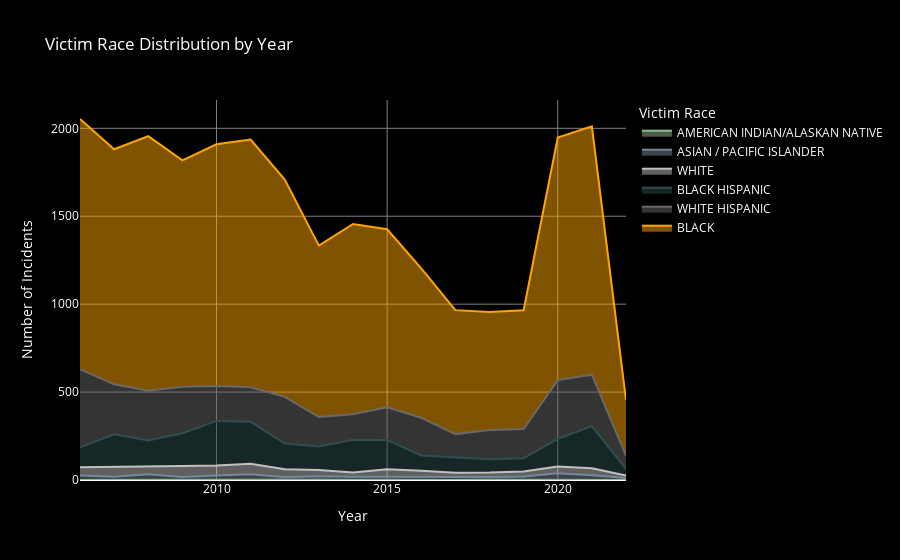

The notebook cell saved with this chart:
### Code cell
discrete_colorscale = [
    'rgb(143,188,143)',  # Sea green
    'rgb(119,136,153)',  # Light slate gray
    'rgb(192,192,192)',  # Silver
    'rgb(47,79,79)',     # Dark slate gray
    'rgb(105,105,105)',  # Dim gray
    'rgb(255,165,0)'     # Orange for emphasis
]

# Replace 'nan' and any other identifier for unknown data with 'UNKNOWN'
cleaned_data['VIC_RACE'] = cleaned_data['VIC_RACE'].fillna('UNKNOWN').replace(['', ' ', 'N/A'], 'UNKNOWN')

# Group by year and victim race, count the occurrences
vic_race_yearly = cleaned_data.groupby(['YEAR', 'VIC_RACE']).size().unstack(fill_value=0)

# Combine 'UNKNOWN' and any other nan categories into one
vic_race_yearly['UNKNOWN'] = vic_race_yearly.get('UNKNOWN', 0) + vic_race_yearly.get('', 0)


# Calculate total incidents per year
total_incidents_per_year = vic_race_yearly.sum(axis=1)

# Calculate percentages
percentages = vic_race_yearly.divide(total_incidents_per_year, axis=0) * 100

# Assuming 'vic_race_yearly' and 'percentages' are already calculated as per your previous code

# Reset the index to turn 'YEAR' into a column and prepare data for plotting
vic_race_yearly_reset = vic_race_yearly.reset_index()
percentages_reset = percentages.reset_index()
percentages_reset = percentages_reset.round(0)

# Melt the data to long format, which Plotly can use to plot stacked area charts
vic_race_yearly_melted = vic_race_yearly_reset.melt(id_vars='YEAR', var_name='Victim Race', value_name='Number of Incidents')
percentages_melted = percentages_reset.melt(id_vars='YEAR', var_name='Victim Race', value_name='Percentage')

# Merge the counts and percentages into a single DataFrame
area_chart_data = vic_race_yearly_melted.merge(percentages_melted, on=['YEAR', 'Victim Race'])
# Filter out 'UNKNOWN' from visualization, not from calculation
area_chart_data = area_chart_data[area_chart_data['Victim Race'] != 'UNKNOWN']
area_chart_data.sort_values(by=['YEAR', 'Percentage'], inplace=True)


# Create a stacked area chart with hover data showing percentages
# Assuming you know the races involved or you extract them from the DataFrame
races = area_chart_data['Victim Race'].unique()
color_map = {race: color for race, color in zip(races, discrete_colorscale)}

# Apply the discrete color palette to the area chart
fig_area = px.area(area_chart_data, x='YEAR', y='Number of Incidents', color='Victim Race',
                   title="Victim Race Distribution by Year",
                   labels={'YEAR': 'Year', 'Number of Incidents': 'Number of Incidents', 'Victim Race': 'Victim Race'},
                   hover_data={'Number of Incidents': True, 'Percentage': True},
                   color_discrete_map=color_map)  # Using the color mapping

# Update layout
fig_area.update_layout(
    xaxis=dict(
        title='Year',
        gridcolor='gray',
    ),
    yaxis=dict(
        title='Number of Incidents',
        gridcolor='gray',
    ),
    legend_title_text='Victim Race',
    plot_bgcolor='black',  # Set the plotting area background to black
    paper_bgcolor='black',  # Set the entire chart background to black
    font=dict(
        color='white'  # Ensure all default text (like legend, annotations) is white
    )
)

fig_area.show()
pio.write_html(fig, file='victim_race_distribution.html', auto_open=False)

### Figure 1 — Plotly figure (JSON) as saved in the notebook; plotly's stock layout.template omitted (floating-point values rounded to 4 significant figures)
{"data": [{"customdata": [[0], [0], [0], [0], [0], [0], [0], [0], [0], [0], [0], [0], [0], [0], [0], [0], [0]], "fillpattern": {"shape": ""}, "hovertemplate": "Victim Race=AMERICAN INDIAN/ALASKAN NATIVE<br>Year=%{x}<br>Number of Incidents=%{y}<br>Percentage=%{customdata[0]}<extra></extra>", "legendgroup": "AMERICAN INDIAN/ALASKAN NATIVE", "line": {"color": "rgb(143,188,143)"}, "marker": {"symbol": "circle"}, "mode": "lines", "name": "AMERICAN INDIAN/ALASKAN NATIVE", "orientation": "v", "showlegend": true, "stackgroup": "1", "type": "scatter", "x": [2006, 2007, 2008, 2009, 2010, 2011, 2012, 2013, 2014, 2015, 2016, 2017, 2018, 2019, 2020, 2021, 2022], "xaxis": "x", "y": [0, 1, 0, 2, 1, 2, 1, 0, 0, 0, 1, 0, 1, 0, 0, 0, 0], "yaxis": "y"}, {"customdata": [[1], [1], [2], [1], [1], [2], [1], [2], [1], [1], [1], [2], [2], [2], [2], [1], [3]], "fillpattern": {"shape": ""}, "hovertemplate": "Victim Race=ASIAN / PACIFIC ISLANDER<br>Year=%{x}<br>Number of Incidents=%{y}<br>Percentage=%{customdata[0]}<extra></extra>", "legendgroup": "ASIAN / PACIFIC ISLANDER", "line": {"color": "rgb(119,136,153)"}, "marker": {"symbol": "circle"}, "mode": "lines", "name": "ASIAN / PACIFIC ISLANDER", "orientation": "v", "showlegend": true, "stackgroup": "1", "type": "scatter", "x": [2006, 2007, 2008, 2009, 2010, 2011, 2012, 2013, 2014, 2015, 2016, 2017, 2018, 2019, 2020, 2021, 2022], "xaxis": "x", "y": [26, 18, 32, 15, 25, 30, 14, 22, 19, 19, 14, 19, 16, 20, 38, 27, 12], "yaxis": "y"}, {"customdata": [[2], [3], [2], [3], [3], [3], [3], [3], [2], [3], [3], [2], [3], [3], [2], [2], [3]], "fillpattern": {"shape": ""}, "hovertemplate": "Victim Race=WHITE<br>Year=%{x}<br>Number of Incidents=%{y}<br>Percentage=%{customdata[0]}<extra></extra>", "legendgroup": "WHITE", "line": {"color": "rgb(192,192,192)"}, "marker": {"symbol": "circle"}, "mode": "lines", "name": "WHITE", "orientation": "v", "showlegend": true, "stackgroup": "1", "type": "scatter", "x": [2006, 2007, 2008, 2009, 2010, 2011, 2012, 2013, 2014, 2015, 2016, 2017, 2018, 2019, 2020, 2021, 2022], "xaxis": "x", "y": [46, 54, 44, 62, 56, 60, 46, 35, 24, 42, 37, 22, 25, 28, 39, 40, 14], "yaxis": "y"}, {"customdata": [[6], [10], [8], [10], [13], [12], [9], [10], [13], [12], [7], [9], [8], [8], [8], [12], [8]], "fillpattern": {"shape": ""}, "hovertemplate": "Victim Race=BLACK HISPANIC<br>Year=%{x}<br>Number of Incidents=%{y}<br>Percentage=%{customdata[0]}<extra></extra>", "legendgroup": "BLACK HISPANIC", "line": {"color": "rgb(47,79,79)"}, "marker": {"symbol": "circle"}, "mode": "lines", "name": "BLACK HISPANIC", "orientation": "v", "showlegend": true, "stackgroup": "1", "type": "scatter", "x": [2006, 2007, 2008, 2009, 2010, 2011, 2012, 2013, 2014, 2015, 2016, 2017, 2018, 2019, 2020, 2021, 2022], "xaxis": "x", "y": [114, 187, 149, 187, 254, 239, 147, 133, 186, 166, 87, 87, 76, 76, 157, 240, 37], "yaxis": "y"}, {"customdata": [[22], [15], [14], [14], [10], [10], [15], [13], [10], [13], [18], [14], [17], [17], [17], [15], [17]], "fillpattern": {"shape": ""}, "hovertemplate": "Victim Race=WHITE HISPANIC<br>Year=%{x}<br>Number of Incidents=%{y}<br>Percentage=%{customdata[0]}<extra></extra>", "legendgroup": "WHITE HISPANIC", "line": {"color": "rgb(105,105,105)"}, "marker": {"symbol": "circle"}, "mode": "lines", "name": "WHITE HISPANIC", "orientation": "v", "showlegend": true, "stackgroup": "1", "type": "scatter", "x": [2006, 2007, 2008, 2009, 2010, 2011, 2012, 2013, 2014, 2015, 2016, 2017, 2018, 2019, 2020, 2021, 2022], "xaxis": "x", "y": [445, 284, 282, 264, 198, 196, 265, 168, 145, 186, 215, 133, 166, 166, 334, 292, 75], "yaxis": "y"}, {"customdata": [[69], [71], [74], [70], [72], [73], [72], [73], [74], [71], [70], [73], [70], [70], [71], [70], [70]], "fillpattern": {"shape": ""}, "hovertemplate": "Victim Race=BLACK<br>Year=%{x}<br>Number of Incidents=%{y}<br>Percentage=%{customdata[0]}<extra></extra>", "legendgroup": "BLACK", "line": {"color": "rgb(255,165,0)"}, "marker": {"symbol": "circle"}, "mode": "lines", "name": "BLACK", "orientation": "v", "showlegend": true, "stackgroup": "1", "type": "scatter", "x": [2006, 2007, 2008, 2009, 2010, 2011, 2012, 2013, 2014, 2015, 2016, 2017, 2018, 2019, 2020, 2021, 2022], "xaxis": "x", "y": [1422, 1337, 1449, 1288, 1375, 1409, 1235, 975, 1082, 1013, 850, 705, 672, 675, 1380, 1412, 316], "yaxis": "y"}], "layout": {"font": {"color": "white"}, "legend": {"title": {"text": "Victim Race"}, "tracegroupgap": 0}, "paper_bgcolor": "black", "plot_bgcolor": "black", "title": {"text": "Victim Race Distribution by Year"}, "xaxis": {"anchor": "y", "domain": [0, 1], "gridcolor": "gray", "title": {"text": "Year"}}, "yaxis": {"anchor": "x", "domain": [0, 1], "gridcolor": "gray", "title": {"text": "Number of Incidents"}}}}
